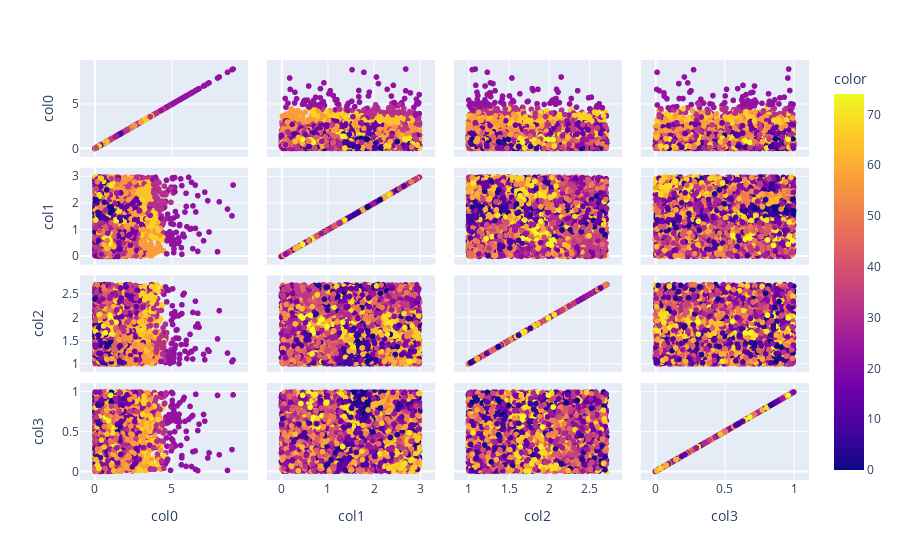

Write notebook code for a chart like this one.
### Code cell
px.scatter_matrix(train_df, dimensions=["col0", "col1", "col2", "col3"], color=mpd.cluster_labels_)

### Figure 1 — Plotly figure (JSON) as saved in the notebook; plotly's stock layout.template omitted (floating-point values rounded to 4 significant figures; data arrays with more than 128 entries replaced by an {"elided": "..."} marker saying what was removed)
{"data": [{"dimensions": [{"axis": {"matches": true}, "label": "col0", "values": {"elided": "7500 float values"}}, {"axis": {"matches": true}, "label": "col1", "values": {"elided": "7500 float values"}}, {"axis": {"matches": true}, "label": "col2", "values": {"elided": "7500 float values"}}, {"axis": {"matches": true}, "label": "col3", "values": {"elided": "7500 float values"}}], "hovertemplate": "%{xaxis.title.text}=%{x}<br>%{yaxis.title.text}=%{y}<br>color=%{marker.color}<extra></extra>", "legendgroup": "", "marker": {"color": {"elided": "7500 int values"}, "coloraxis": "coloraxis", "symbol": "circle"}, "name": "", "showlegend": false, "type": "splom"}], "layout": {"coloraxis": {"colorbar": {"title": {"text": "color"}}, "colorscale": [[0, "#0d0887"], [0.1111, "#46039f"], [0.2222, "#7201a8"], [0.3333, "#9c179e"], [0.4444, "#bd3786"], [0.5556, "#d8576b"], [0.6667, "#ed7953"], [0.7778, "#fb9f3a"], [0.8889, "#fdca26"], [1, "#f0f921"]]}, "dragmode": "select", "legend": {"tracegroupgap": 0}, "margin": {"t": 60}}}
